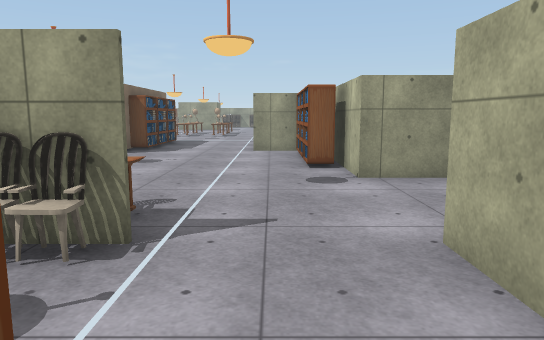
view 1 (above)

17 first-person views from a walk through a Unity game level. The camera is 1.4 m above the floor, tilts 8° down and sees 70° across. The floor is counted in squares, 1.28 m on a side. Each view is taken from the middle of a square. On the plan, view 1 faces up. The plan holds only what a view shows up to about 14 squares ahead; the rest is blank. The place goes on beyond the plan. The player character is not drawn. Some surface patterns are stand-ins.

view 2
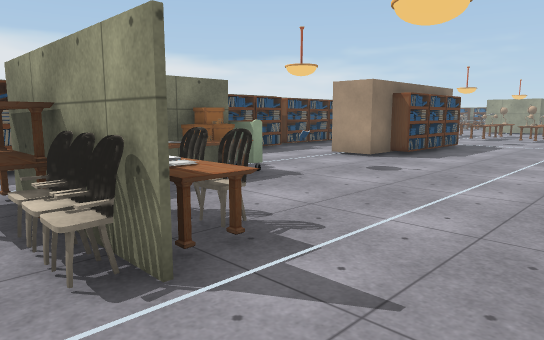

view 3
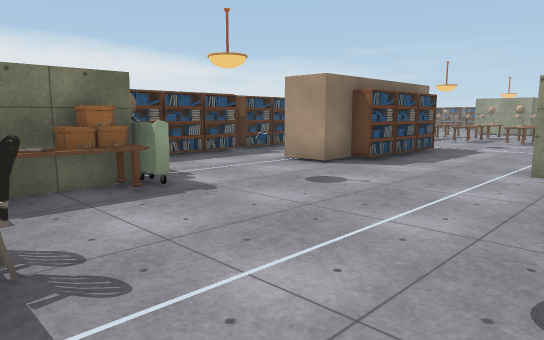

view 4
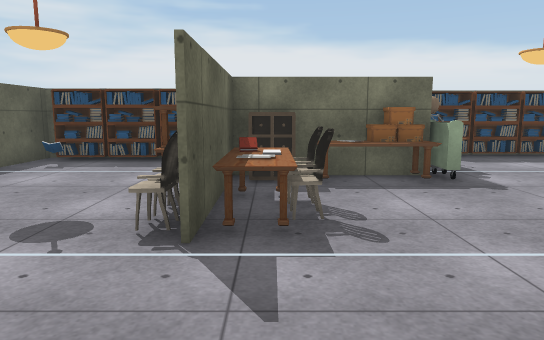

view 5
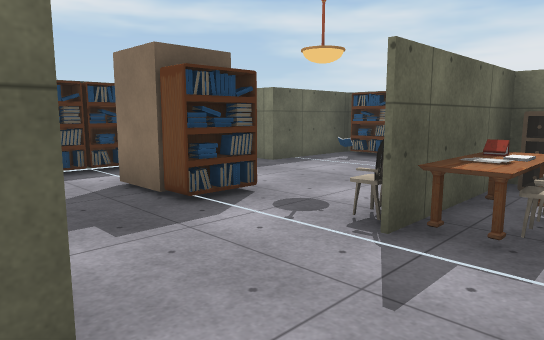

view 6
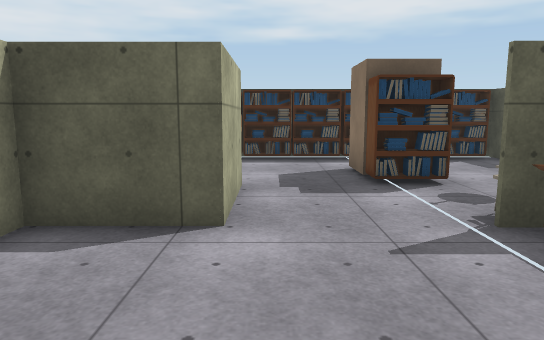

view 7
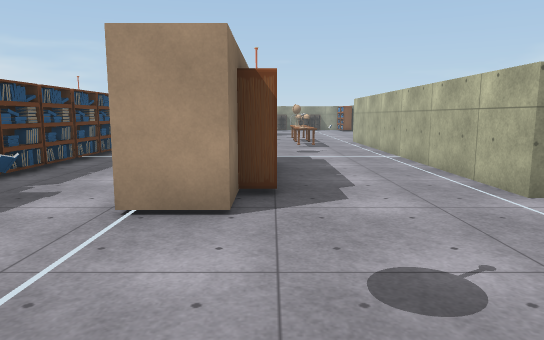

view 8
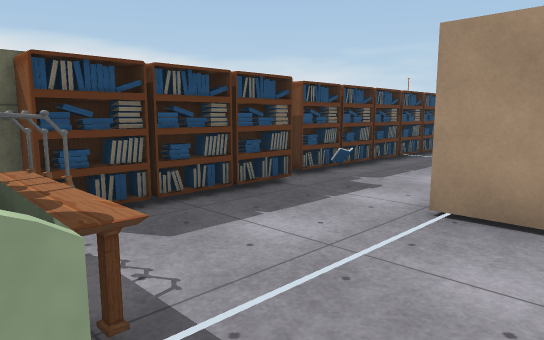

view 9
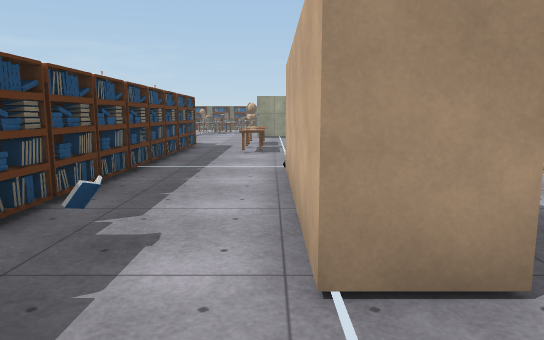

view 10
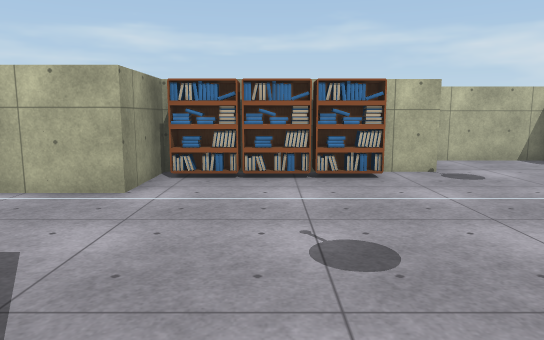

view 11
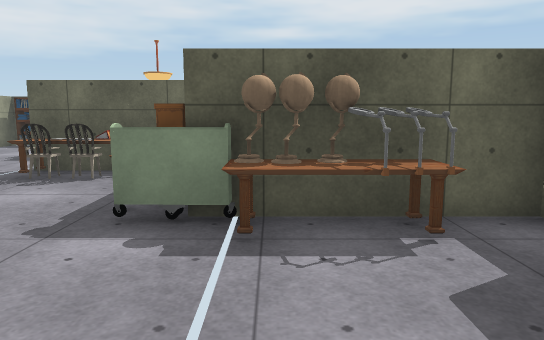

view 12
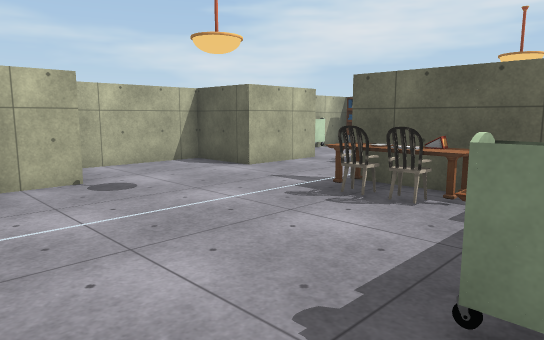

view 13
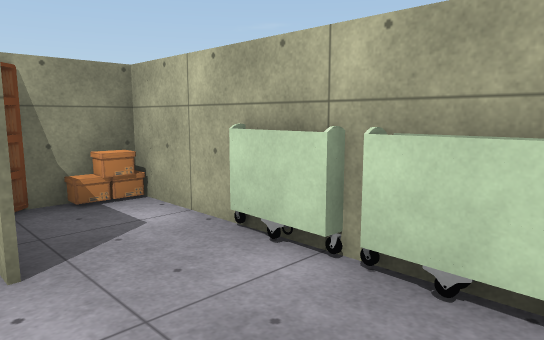

view 14
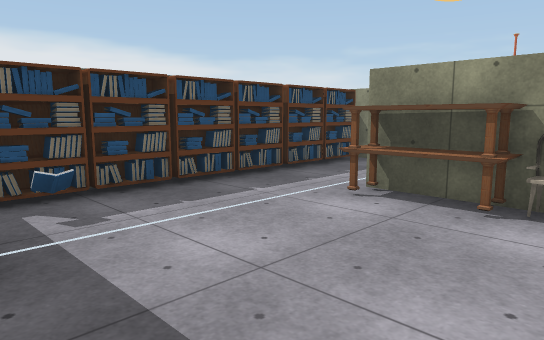

view 15
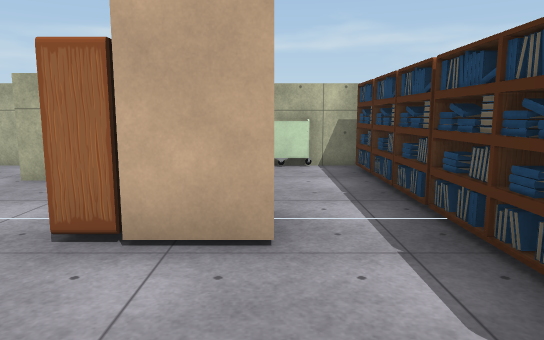

view 16
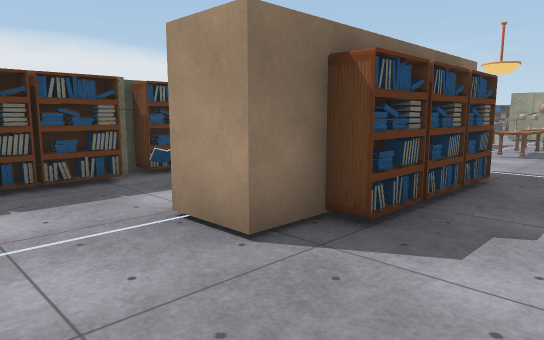

view 17
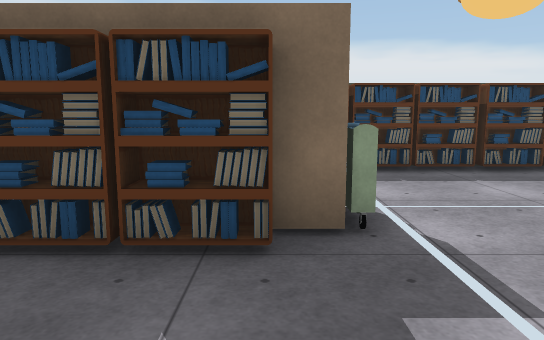

### Floor plan
Key: @ floor where view 1 was taken; # wall or solid block; . floor; = window, fence, low wall or low ledge; B block; C chair; A cart; K books; E box; T table; I cabinet; O other object.
Columns run from 10 left of view 1 to 4 right of it. Each row starts with its distance up from view 1.
 20  O OOT.O #
 19  O.......#
 18  O.......#
 17  O... A...#
 16  O...BB...=
 15  O...BO...=
 14  O...BB...=
 13 #O...BO...=
 12 ##.K.B....###
 11  O...B.....O#
 10  O.........O#
  9  O.........O#
  8  #.TT......O#
  7  ##OOA......###
  6   O. ET.......#
  5   #..OTO......#
  4   O..IICC.....#
  3   O..#TCC...OE#
  2   O.........#.#
  1   O......O..#.#
  0   #.....BB@..A#
 -1   O.K...BB...A#
 -2   ####........#
 -3      #OOOOOOOO#

Where each view was taken, in squares from view 1:
view 1: 0 up, 0 right, facing up
view 2: 2 up, 1 right, facing up-left
view 3: 4 up, 1 right, facing up-left
view 4: 4 up, 2 right, facing left
view 5: 5 up, 2 right, facing down-left
view 6: 7 up, 1 right, facing down
view 7: 7 up, 4 left, facing up
view 8: 7 up, 4 left, facing up-left
view 9: 9 up, 6 left, facing up
view 10: 10 up, 6 left, facing right
view 11: 11 up, 6 left, facing down
view 12: 9 up, 5 left, facing down-right
view 13: 2 down, 1 right, facing up-right
view 14: 2 down, 2 left, facing up-left
view 15: 1 down, 5 left, facing right
view 16: 9 up, 2 left, facing up-left
view 17: 16 up, 1 left, facing left
